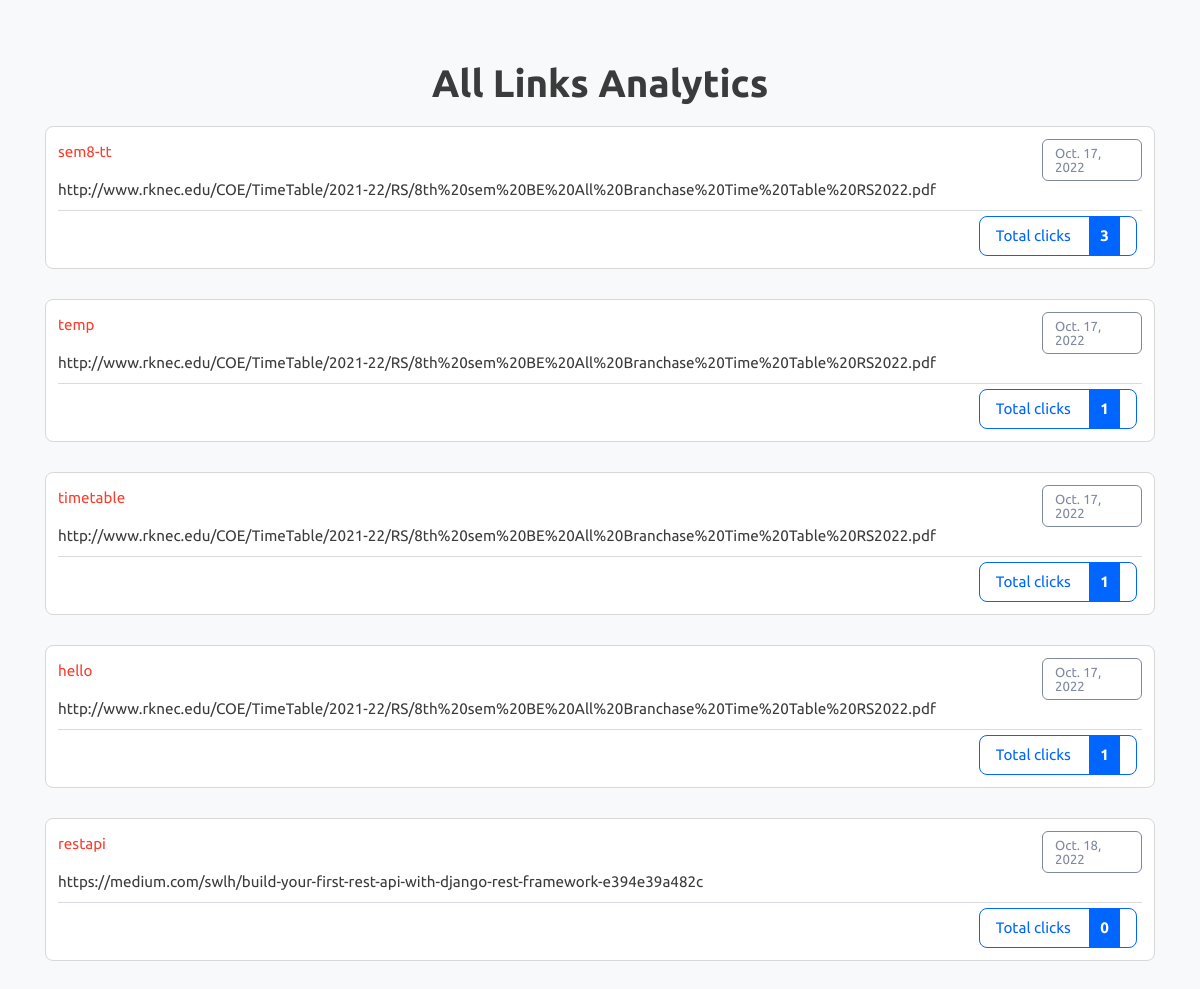
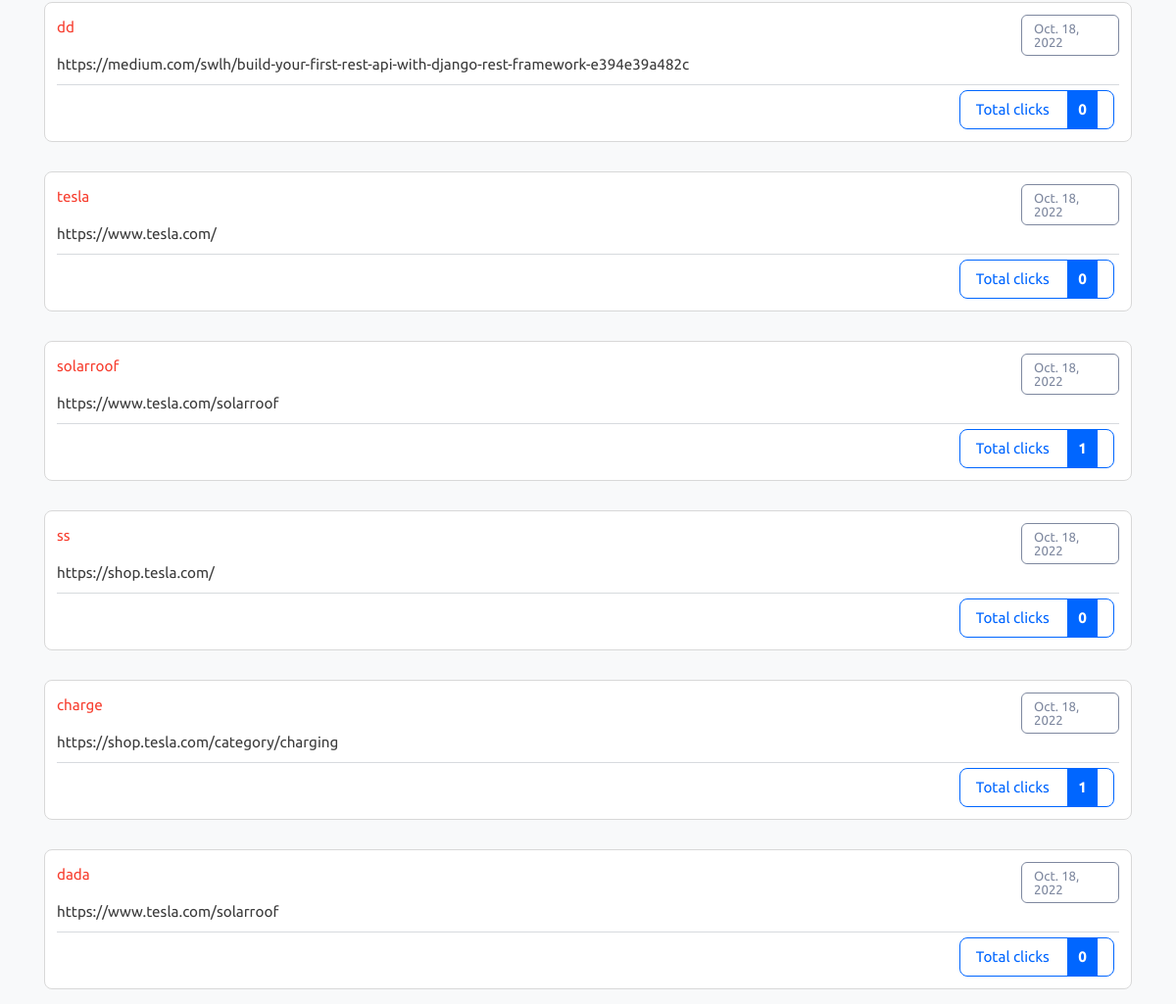
Page /all-analytics on the committed database (2 pictures, top to bottom).
### URLShortener/models.py (models this page shows)
class URL_table(models.Model):
    long_url = models.URLField(max_length = 500)
    custom_name = models.CharField(max_length = 50, unique = True)
    created_date = models.DateField(auto_now_add = True)
    visit_count = models.IntegerField(default = 0)

### URLShortener/views.py (the view)
# urls.py: path('all-analytics',all_analytics),
def all_analytics(request):
    rows=URL_table.objects.all()
    context={
        "rows":rows
    }
    return render(request,"all-analytics.html",context)

### URLShortener/templates/all-analytics.html (shortened to what this page needs)
{% load static %}
<!DOCTYPE html>
<html lang="en" class="">
<head>
	<link rel="stylesheet" href="{% static 'bootstrap.min.css' %}" type="text/css" media="screen">
	<link rel="stylesheet" href="{% static 'style.css' %}" type="text/css" media="screen">
</head>
<body class="pace-done lout_stats30">
	<main id="content" role="main" class="wyniki wyniki_all">
		<div class="container">
			<div class="row">
				<div class="col-12 page_log_in mt-0">
					<h2 class="h1" style="text-align: center;">All Links Analytics</h2>
				</div>
				{% for obj in rows %}
				<div class="url_options url_stats_o" id="1">
					<p class="data_link">{{ obj.created_date }}</p>
					<p class="url_link">
						{{ obj.long_url }}
					</p>
					<p id="link" class="link_element">
						<a href="/redirect/{{ obj.custom_name }}" class="short_url_l" target="blank">
							{{ obj.custom_name }}</a>
					</p>
					<div class="stats_total btn-cutt click_stats btn_norm">
						<div>Total clicks <strong class="allClicks">{{ obj.visit_count }}</strong></div>
					</div>
				</div>
				{% endfor %}
			</div>
		</div>
	</main>
</body>
</html>

### rows in the picture
URL_table: created_date "Oct. 17, 2022", long_url "http://www.rknec.edu/COE/TimeTable/2021-22/RS/8th%20sem%20BE%20All%20Branchase%20Time%20Table%20RS2022.pdf", custom_name "sem8-tt", visit_count "3"
URL_table: created_date "Oct. 17, 2022", long_url "http://www.rknec.edu/COE/TimeTable/2021-22/RS/8th%20sem%20BE%20All%20Branchase%20Time%20Table%20RS2022.pdf", custom_name "temp", visit_count "1"
URL_table: created_date "Oct. 17, 2022", long_url "http://www.rknec.edu/COE/TimeTable/2021-22/RS/8th%20sem%20BE%20All%20Branchase%20Time%20Table%20RS2022.pdf", custom_name "timetable", visit_count "1"
URL_table: created_date "Oct. 17, 2022", long_url "http://www.rknec.edu/COE/TimeTable/2021-22/RS/8th%20sem%20BE%20All%20Branchase%20Time%20Table%20RS2022.pdf", custom_name "hello", visit_count "1"
URL_table: created_date "Oct. 18, 2022", long_url "https://medium.com/swlh/build-your-first-rest-api-with-django-rest-framework-e394e39a482c", custom_name "restapi", visit_count "0"
URL_table: created_date "Oct. 18, 2022", long_url "https://medium.com/swlh/build-your-first-rest-api-with-django-rest-framework-e394e39a482c", custom_name "dd", visit_count "0"
URL_table: created_date "Oct. 18, 2022", long_url "https://www.tesla.com/", custom_name "tesla", visit_count "0"
URL_table: created_date "Oct. 18, 2022", long_url "https://www.tesla.com/solarroof", custom_name "solarroof", visit_count "1"
URL_table: created_date "Oct. 18, 2022", long_url "https://shop.tesla.com/", custom_name "ss", visit_count "0"
URL_table: created_date "Oct. 18, 2022", long_url "https://shop.tesla.com/category/charging", custom_name "charge", visit_count "1"
URL_table: created_date "Oct. 18, 2022", long_url "https://www.tesla.com/solarroof", custom_name "dada", visit_count "0"
